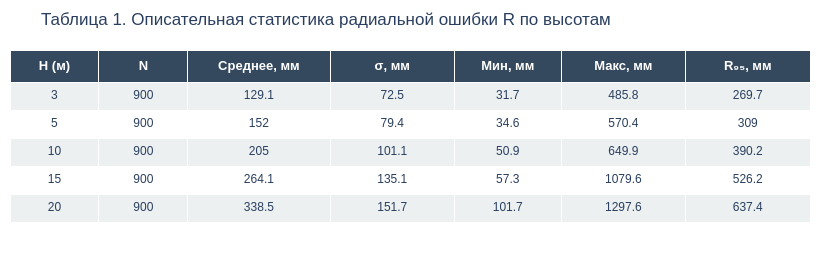

Notebook source saved alongside this figure:
### Markdown cell above
### Описательная статистика

Для первичной характеристики выборки вычислим основные числовые показатели радиальной ошибки $R$ в каждой высотной группе: объём подвыборки $N$, среднее $\bar{R}$, стандартное отклонение $\sigma$, минимум, максимум и 95-й процентиль $R$

### Code cell
desc = (
    df.groupby("H", sort=True)["R"]
    .agg(
        N="count",
        Среднее="mean",
        Ст_откл="std",
        Минимум="min",
        Максимум="max",
        P95=lambda x: x.quantile(0.95)
    )
    .round(1)
)
desc.index.name = "H (м)"
desc.columns = ["N", "Среднее, мм", "σ, мм", "Мин, мм", "Макс, мм", "R₉₅, мм"]

fig = go.Figure(data=[go.Table(
    columnwidth=[50, 50, 80, 70, 60, 70, 70],
    header=dict(
        values=["<b>H (м)</b>"] + [f"<b>{c}</b>" for c in desc.columns],
        fill_color="#34495e", font=dict(color="white", size=13),
        align="center", height=32,
    ),
    cells=dict(
        values=[desc.index.tolist()] + [desc[c].tolist() for c in desc.columns],
        fill_color=[["#ecf0f1", "#ffffff"] * 3],
        font=dict(size=12), align="center", height=28,
    )
)])
fig.update_layout(
    title="Таблица 1. Описательная статистика радиальной ошибки R по высотам",
    width=820, height=260, margin=dict(l=10, r=10, t=50, b=10),
    font=dict(family="Arial"),
)
ALL_FIGS.append(("fig_desc_table", fig))
fig.show()

n_per_h = len(df) // df["H"].nunique()
n_days = df["date"].nunique()
print(f"{n_per_h} измерений на высоту: {n_days} дней × 5 точек × 3 повтора = {n_per_h}")

print("\nОписательная статистика непрерывных ковариат:")
for col, unit in [("V", "м/с"), ("gusts", "м/с"), ("cloud", "%"), ("sat", "шт.")]:
    vals = df[col].dropna()
    print(f"  {col}: среднее = {vals.mean():.1f} {unit}, σ = {vals.std():.1f}, "
          f"диапазон [{vals.min():.1f} – {vals.max():.1f}]")

### Figure 1 — Plotly figure (JSON) as saved in the notebook; plotly's stock layout.template omitted (floating-point values rounded to 4 significant figures)
{"data": [{"cells": {"align": "center", "fill": {"color": [["#ecf0f1", "#ffffff", "#ecf0f1", "#ffffff", "#ecf0f1", "#ffffff"]]}, "font": {"size": 12}, "height": 28, "values": [[3, 5, 10, 15, 20], [900, 900, 900, 900, 900], [129.1, 152, 205, 264.1, 338.5], [72.5, 79.4, 101.1, 135.1, 151.7], [31.7, 34.6, 50.9, 57.3, 101.7], [485.8, 570.4, 649.9, 1080.0, 1298.0], [269.7, 309, 390.2, 526.2, 637.4]]}, "columnwidth": [50, 50, 80, 70, 60, 70, 70], "header": {"align": "center", "fill": {"color": "#34495e"}, "font": {"color": "white", "size": 13}, "height": 32, "values": ["<b>H (м)</b>", "<b>N</b>", "<b>Среднее, мм</b>", "<b>σ, мм</b>", "<b>Мин, мм</b>", "<b>Макс, мм</b>", "<b>R₉₅, мм</b>"]}, "type": "table"}], "layout": {"font": {"family": "Arial"}, "height": 260, "margin": {"b": 10, "l": 10, "r": 10, "t": 50}, "title": {"text": "Таблица 1. Описательная статистика радиальной ошибки R по высотам"}, "width": 820}}
